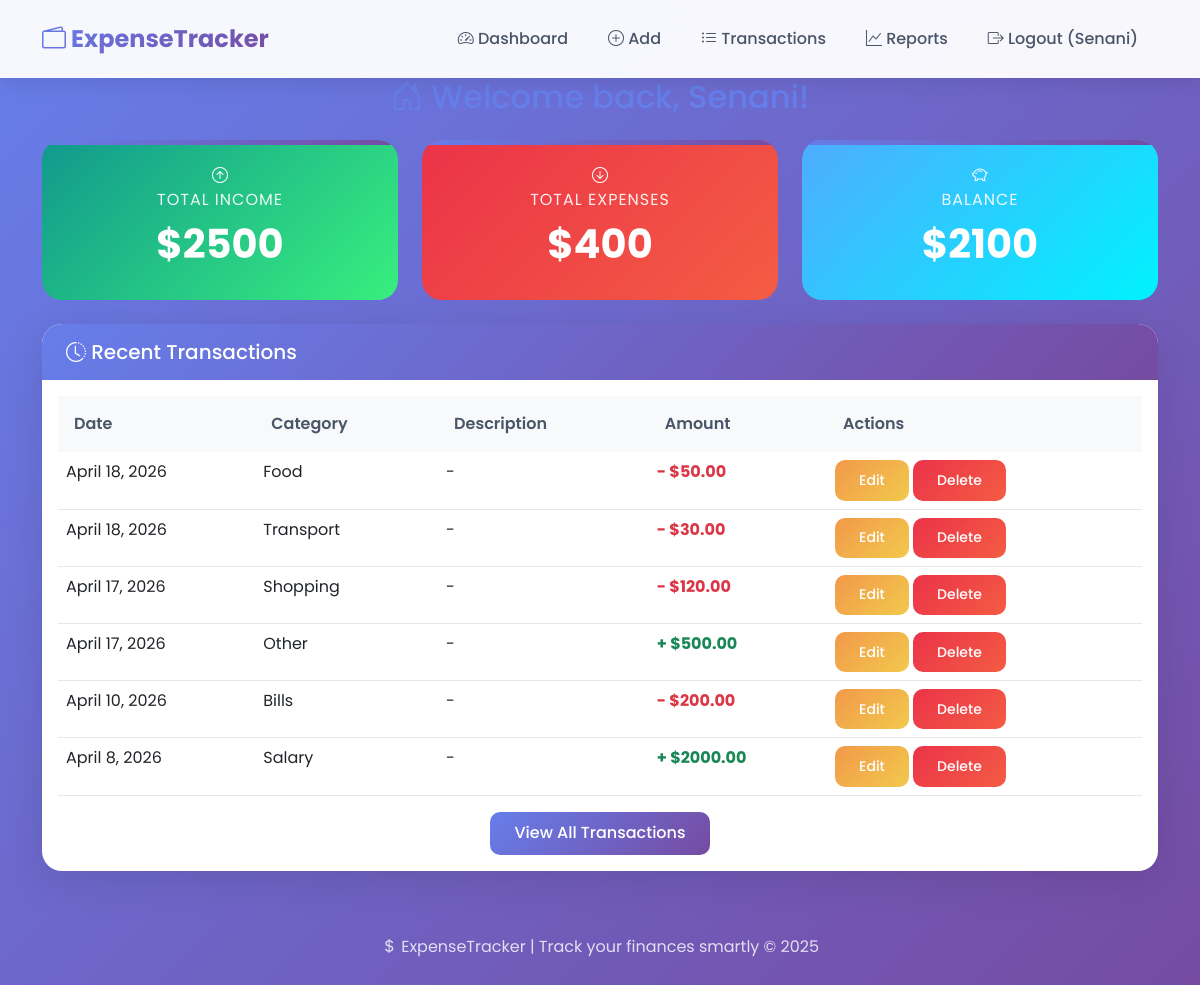
/transactions/ (signed in), run on the app's committed database.
### transactions/models.py (models this page shows, shortened)
class Transaction(models.Model):
    TYPE_CHOICES = [
        ('income', 'Income'),
        ('expense', 'Expense'),
    ]
    user = models.ForeignKey(User, on_delete=models.CASCADE)
    type = models.CharField(max_length=10, choices=TYPE_CHOICES)
    amount = models.DecimalField(max_digits=10, decimal_places=2)
    category = models.ForeignKey(Category, on_delete=models.SET_NULL, null=True)
    description = models.TextField(blank=True)
    date = models.DateField()

class Category(models.Model):
    name = models.CharField(max_length=100)
    def __str__(self):
        return self.name

### transactions/views.py (the view)
# urls.py: path('', views.dashboard, name='dashboard'),
@login_required
def dashboard(request):
    transactions = Transaction.objects.filter(user=request.user).order_by('-date')[:10]
    total_income = Transaction.objects.filter(
        user=request.user,
        type='income'
    ).aggregate(total=models.Sum('amount'))['total'] or 0
    total_expenses = Transaction.objects.filter(
        user=request.user,
        type='expense'
    ).aggregate(total=models.Sum('amount'))['total'] or 0
    balance = total_income - total_expenses
    context = {
        'transactions': transactions,
        'total_income': total_income,
        'total_expenses': total_expenses,
        'balance': balance,
    }
    return render(request, 'transactions/dashboard.html', context)

### transactions/templates/transactions/dashboard.html (shortened to what this page needs)
{% extends 'base.html' %}
{% block content %}
<div class="row">
    <div class="col-12">
        <h2 class="text-center mb-4" style="color: #667eea;">
            <i class="bi bi-house-door"></i> Welcome back, {{ user.username }}!
        </h2>
    </div>
</div>
<div class="row mb-4">
    <div class="col-md-4">
        <div class="stat-card income">
            <i class="bi bi-arrow-up-circle"></i>
            <p>Total Income</p>
            <h3>${{ total_income|default:"0" }}</h3>
        </div>
    </div>
    <div class="col-md-4">
        <div class="stat-card expense">
            <i class="bi bi-arrow-down-circle"></i>
            <p>Total Expenses</p>
            <h3>${{ total_expenses|default:"0" }}</h3>
        </div>
    </div>
    <div class="col-md-4">
        <div class="stat-card balance">
            <i class="bi bi-piggy-bank"></i>
            <p>Balance</p>
            <h3>${{ balance|default:"0" }}</h3>
        </div>
    </div>
</div>
<div class="card">
    <div class="card-header">
        <h5 class="mb-0"><i class="bi bi-clock-history"></i> Recent Transactions</h5>
    </div>
    <div class="card-body">
        <div class="table-responsive">
            <table class="table table-hover">
                <thead>
                    <tr>
                        <th>Date</th>
                        <th>Category</th>
                        <th>Description</th>
                        <th>Amount</th>
                        <th>Actions</th>
                    </tr>
                </thead>
                <tbody>
                    {% for t in transactions %}
                    <tr>
                        <td>{{ t.date }}</td>
                        <td>{{ t.category }}</td>
                        <td>{{ t.description|default:"-" }}</td>
                        <td class="{% if t.type == 'income' %}text-success{% else %}text-danger{% endif %} fw-bold">
                            {% if t.type == 'income' %}+{% else %}-{% endif %} ${{ t.amount }}
                        </td>
                        <td>
                            <a href="{% url 'edit_transaction' t.pk %}" class="btn btn-warning btn-sm">Edit</a>
                            <a href="{% url 'delete_transaction' t.pk %}" class="btn btn-danger btn-sm">Delete</a>
                        </td>
                    </tr>
                    {% empty %}
                    <tr>
                        <td colspan="5" class="text-center">No transactions yet</td>
                    </tr>
                    {% endfor %}
                </tbody>
            </table>
        </div>
        <div class="text-center mt-3">
            <a href="{% url 'transaction_list' %}" class="btn btn-primary">View All Transactions</a>
        </div>
    </div>
</div>
{% endblock %}

### templates/base.html (shortened to what this page needs)
<!DOCTYPE html>
<html lang="en">
<head>
    <link href="https://cdn.jsdelivr.net/npm/bootstrap@5.3.0-alpha1/dist/css/bootstrap.min.css" rel="stylesheet">
    <link rel="stylesheet" href="https://cdn.jsdelivr.net/npm/bootstrap-icons@1.11.1/font/bootstrap-icons.css">
    {% load static %}
    <link rel="stylesheet" href="{% static 'css/modern.css' %}">
</head>
<body>
    <nav class="navbar navbar-expand-lg sticky-top">
        <div class="container">
            <a class="navbar-brand" href="{% url 'dashboard' %}">
                <i class="bi bi-wallet2"></i> ExpenseTracker
            </a>
            <div class="collapse navbar-collapse" id="navbarNav">
                <ul class="navbar-nav ms-auto">
                    {% if user.is_authenticated %}
                        <li class="nav-item">
                            <a class="nav-link" href="{% url 'dashboard' %}">
                                <i class="bi bi-speedometer2"></i> Dashboard
                            </a>
                        </li>
                        <li class="nav-item">
                            <a class="nav-link" href="{% url 'add_transaction' %}">
                                <i class="bi bi-plus-circle"></i> Add
                            </a>
                        </li>
                        <li class="nav-item">
                            <a class="nav-link" href="{% url 'transaction_list' %}">
                                <i class="bi bi-list-ul"></i> Transactions
                            </a>
                        </li>
                        <li class="nav-item">
                            <a class="nav-link" href="{% url 'reports' %}">
                                <i class="bi bi-graph-up"></i> Reports
                            </a>
                        </li>
                        <li class="nav-item">
                            <a class="nav-link" href="/accounts/logout/">
                                <i class="bi bi-box-arrow-right"></i> Logout ({{ user.username }})
                            </a>
                        </li>
                    {% endif %}
                </ul>
            </div>
        </div>
    </nav>
    <div class="container">
        {% block content %}
        {% endblock %}
    </div>
    <footer>
        <p><i class="bi bi-currency-dollar"></i> ExpenseTracker | Track your finances smartly © 2025</p>
    </footer>
</body>
</html>

### Static/css/modern.css (style rules this page uses)
* { margin: 0; padding: 0; box-sizing: border-box; }
body { font-family: 'Poppins', sans-serif; background: linear-gradient(135deg, #667eea 0%, #764ba2 100%); min-height: 100vh; background-attachment: fixed; }
.navbar { background: rgba(255, 255, 255, 0.95) !important; backdrop-filter: blur(10px); box-shadow: 0 4px 20px rgba(0, 0, 0, 0.1); padding: 1rem 0; }
.navbar-brand { font-size: 1.5rem; font-weight: 700; background: linear-gradient(135deg, #667eea, #764ba2); -webkit-background-clip: text; background-clip: text; color: transparent !important; }
.nav-link { font-weight: 500; color: #4a5568 !important; transition: all 0.3s ease; margin: 0 0.25rem; border-radius: 8px; padding: 0.5rem 1rem !important; }
.card { border: none; border-radius: 20px; box-shadow: 0 10px 40px rgba(0, 0, 0, 0.1); transition: all 0.3s ease; background: white; overflow: hidden; }
.card-header { background: linear-gradient(135deg, #667eea, #764ba2); color: white; border: none; padding: 1rem 1.5rem; font-weight: 600; }
.stat-card { background: white; border-radius: 20px; padding: 1.5rem; text-align: center; transition: all 0.3s ease; position: relative; overflow: hidden; }
.stat-card::before { content: ''; position: absolute; top: 0; left: 0; width: 100%; height: 5px; background: linear-gradient(90deg, #667eea, #764ba2); }
.stat-card.income { background: linear-gradient(135deg, #11998e, #38ef7d); color: white; }
.stat-card.expense { background: linear-gradient(135deg, #eb3349, #f45c43); color: white; }
.stat-card.balance { background: linear-gradient(135deg, #4facfe, #00f2fe); color: white; }
.stat-card h3 { font-size: 2.5rem; font-weight: 700; margin: 0.5rem 0; }
.stat-card p { font-size: 1rem; opacity: 0.9; margin: 0; text-transform: uppercase; letter-spacing: 1px; }
.table { margin-bottom: 0; }
.table thead th { background: #f8f9fa; color: #4a5568; font-weight: 600; border: none; padding: 1rem; }
.table tbody tr { transition: all 0.3s ease; border-bottom: 1px solid #e2e8f0; }
.btn { border-radius: 10px; padding: 0.6rem 1.5rem; font-weight: 500; transition: all 0.3s ease; border: none; }
.btn-primary { background: linear-gradient(135deg, #667eea, #764ba2); }
.btn-danger { background: linear-gradient(135deg, #eb3349, #f45c43); }
.btn-warning { background: linear-gradient(135deg, #f2994a, #f2c94c); color: white; }
.container { background: transparent; }
.card, .stat-card { animation: fadeInUp 0.6s ease-out; }
footer { background: transparent; color: white; text-align: center; padding: 2rem; margin-top: 2rem; }
footer p { opacity: 0.8; }

### data on the page
Transaction: date "April 18, 2026", category "Food", description "-", amount "50.00"
Transaction: date "April 18, 2026", category "Transport", description "-", amount "30.00"
Transaction: date "April 17, 2026", category "Shopping", description "-", amount "120.00"
Transaction: date "April 17, 2026", category "Other", description "-", amount "500.00"
Transaction: date "April 10, 2026", category "Bills", description "-", amount "200.00"
Transaction: date "April 8, 2026", category "Salary", description "-", amount "2000.00"

### other printed values
{{ user.username }} "Senani"
{{ total_income|default:"0" }} "2500"
{{ total_expenses|default:"0" }} "400"
{{ balance|default:"0" }} "2100"
